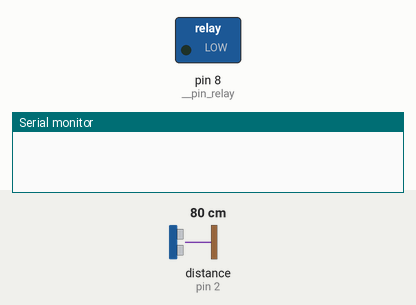
The sketch below on a simulated Arduino Uno, built with avr-gcc and run on an emulated ATmega328P. Shown: switched loads named in the sketch (green lamp = pin HIGH), the last lines printed to the serial monitor. Wiring (inferred from the names in the program): ultrasonic range finder: trigger pin 3; echo pin 2. Dashed ring = blinking. The inputs (shaded band) are chosen by the test bench; at power-on: distance to the obstacle (sensor on pin 2) 80 cm. The echo pulse lasts 58.3 µs per cm; pins used as bus, display or sensor lines are not drawn.

Above: at 1.8 s.
1.9 s: distance to the obstacle (sensor on pin 2) set to 12 cm
3.4 s: distance to the obstacle (sensor on pin 2) set to 9 cm
At 4.5 s:
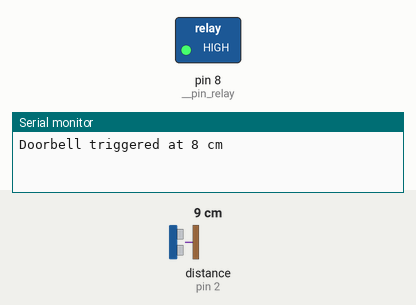
7.5 s: distance to the obstacle (sensor on pin 2) set to 18 cm
At 8.0 s:
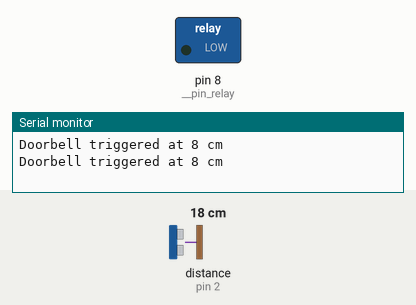
Timing chart, 0 to 10.5 s (numbered marks = the images above; inputs shaded):
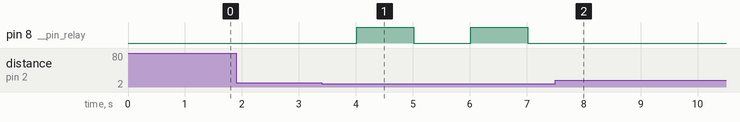

Measured:
- the behaviour switches between 11 and 10 cm on distance to the obstacle (sensor on pin 2) (found by bisection; images 0 and 1)
- after the input at 1.9 s, every drawn part: stays the same
- after the input at 3.4 s, pin 8 (__pin_relay): alternates HIGH for 1.0 s and LOW for 1.0 s, starting after 0.61 s
- after the input at 7.5 s, pin 8 (__pin_relay): stops changing and stays LOW

The sketch:

doorbell.ino
```cpp
// ---------------------------------------------------------------- //
// Arduino Ultrasoninc Sensor HC-SR04
// Using HC-SR04 Module & Relay Module
// Nov 1 2020
// ---------------------------------------------------------------- //

#define __pin_echo 2		// attach pin D2 Arduino to pin Echo of HC-SR04
#define __pin_trig 3		//attach pin D3 Arduino to pin Trig of HC-SR04
#define __pin_relay 8		// attach pin D4 Arduino to pin Trig of Relay module

#define __duration_cooldown 1000
#define __duration_bell 1000

long duration;			// duration of sound wave travel
int distance;			// distance measurement

void
setup ()
{
  pinMode (__pin_trig, OUTPUT);	// sensor trigger pin => OUTPUT device.
  pinMode (__pin_echo, INPUT);	// sensor echo pin => INPUT device.
  pinMode (__pin_relay, OUTPUT);	// sensor relay pin => OUTPUT device.
  Serial.begin (9600);		// serial communication => 9600 of baudrate speed
}

void
loop ()
{
  // Clears the trigPin condition
  digitalWrite (__pin_trig, LOW);
  digitalWrite (__pin_relay, LOW);
  delayMicroseconds (2);

  // Sets the trigPin HIGH (ACTIVE) for 10 microseconds
  digitalWrite (__pin_trig, HIGH);
  delayMicroseconds (10);
  digitalWrite (__pin_trig, LOW);

  // Reads the echoPin, returns the sound wave travel time in microseconds
  duration = pulseIn (__pin_echo, HIGH);
  // Calculating the distance
  distance = duration * 0.034 / 2;
  if (distance < 10)
    {
      Serial.print ("Doorbell triggered at ");
      Serial.print (distance);
      Serial.println (" cm");
      digitalWrite (__pin_relay, HIGH);
      delay (__duration_bell);
    }
  digitalWrite (__pin_relay, LOW);
  delay (__duration_cooldown);
}
```
